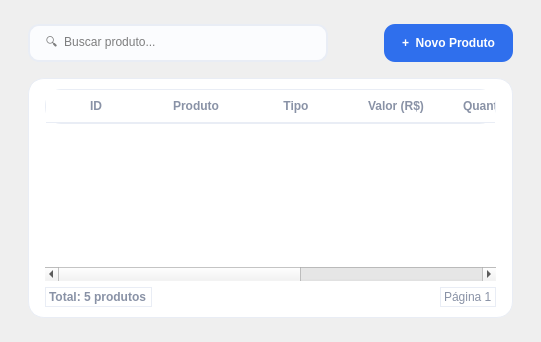
         <widget class="QWidget" name="page_produtos">
          <layout class="QVBoxLayout" name="produtosLayout">
           <property name="leftMargin">
            <number>28</number>
           </property>
           <property name="topMargin">
            <number>24</number>
           </property>
           <property name="rightMargin">
            <number>28</number>
           </property>
           <property name="bottomMargin">
            <number>24</number>
           </property>
           <property name="spacing">
            <number>16</number>
           </property>
           <item>
            <layout class="QHBoxLayout" name="produtosToolbar">
             <item>
              <widget class="QLineEdit" name="buscarProdutoLineEdit">
               <property name="minimumSize">
                <size>
                 <width>300</width>
                 <height>38</height>
                </size>
               </property>
               <property name="maximumSize">
                <size>
                 <width>340</width>
                 <height>16777215</height>
                </size>
               </property>
               <property name="styleSheet">
                <string notr="true">QLineEdit { border: 1.5px solid #e9edf5; border-radius: 11px; padding: 6px 14px; background-color: #fbfcfe; }
QLineEdit:focus { border: 1.5px solid #2f6fed; background-color: #ffffff; }</string>
               </property>
               <property name="placeholderText">
                <string>🔍  Buscar produto...</string>
               </property>
              </widget>
             </item>
             <item>
              <spacer name="produtosToolbarSpacer">
               <property name="orientation">
                <enum>Qt::Horizontal</enum>
               </property>
               <property name="sizeHint" stdset="0">
                <size>
                 <width>40</width>
                 <height>20</height>
                </size>
               </property>
              </spacer>
             </item>
             <item>
              <widget class="QPushButton" name="btnNovoProduto">
               <property name="minimumSize">
                <size>
                 <width>0</width>
                 <height>38</height>
                </size>
               </property>
               <property name="cursor">
                <cursorShape>PointingHandCursor</cursorShape>
               </property>
               <property name="styleSheet">
                <string notr="true">QPushButton { background-color: #2f6fed; color: #ffffff; border: none; border-radius: 11px; padding: 0 18px; font-weight: bold; }
QPushButton:hover { background-color: #255bc4; }</string>
               </property>
               <property name="text">
                <string>+  Novo Produto</string>
               </property>
              </widget>
             </item>
            </layout>
           </item>
           <item>
            <widget class="QFrame" name="produtosTableFrame">
             <property name="styleSheet">
              <string notr="true">QFrame { background-color: #ffffff; border: 1px solid #e9edf5; border-radius: 16px; }</string>
             </property>
             <layout class="QVBoxLayout" name="produtosTableLayout">
              <property name="leftMargin">
               <number>16</number>
              </property>
              <property name="topMargin">
               <number>10</number>
              </property>
              <property name="rightMargin">
               <number>16</number>
              </property>
              <property name="bottomMargin">
               <number>10</number>
              </property>
              <item>
               <widget class="QTableWidget" name="produtosTable">
                <property name="alternatingRowColors">
                 <bool>true</bool>
                </property>
                <property name="styleSheet">
                 <string notr="true">QTableWidget { border: none; gridline-color: #f0f2f7; alternate-background-color: #fafbfd; }
QTableWidget::item { padding: 8px 6px; }
QTableWidget::item:selected { background-color: #e8f0ff; color: #14213d; }
QHeaderView::section { background-color: #ffffff; border: none; border-bottom: 1px solid #e9edf5; color: #8992a6; font-weight: bold; padding: 8px; }</string>
                </property>
                <property name="editTriggers">
                 <set>QAbstractItemView::NoEditTriggers</set>
                </property>
                <attribute name="horizontalHeaderStretchLastSection">
                 <bool>true</bool>
                </attribute>
                <column>
                 <property name="text">
                  <string>ID</string>
                 </property>
                </column>
                <column>
                 <property name="text">
                  <string>Produto</string>
                 </property>
                </column>
                <column>
                 <property name="text">
                  <string>Tipo</string>
                 </property>
                </column>
                <column>
                 <property name="text">
                  <string>Valor (R$)</string>
                 </property>
                </column>
                <column>
                 <property name="text">
                  <string>Quantidade</string>
                 </property>
                </column>
                <column>
                 <property name="text">
                  <string>Total (R$)</string>
                 </property>
                </column>
                <column>
                 <property name="text">
                  <string>Ações</string>
                 </property>
                </column>
               </widget>
              </item>
              <item>
               <layout class="QHBoxLayout" name="produtosFooterLayout">
                <item>
                 <widget class="QLabel" name="totalProdutosLabel">
                  <property name="styleSheet">
                   <string notr="true">color: #8992a6; font-weight: bold;</string>
                  </property>
                  <property name="text">
                   <string>Total: 5 produtos</string>
                  </property>
                 </widget>
                </item>
                <item>
                 <spacer name="produtosFooterSpacer">
                  <property name="orientation">
                   <enum>Qt::Horizontal</enum>
                  </property>
                  <property name="sizeHint" stdset="0">
                   <size>
                    <width>40</width>
                    <height>20</height>
                   </size>
                  </property>
                 </spacer>
                </item>
                <item>
                 <widget class="QLabel" name="paginaAtualLabel">
                  <property name="styleSheet">
                   <string notr="true">color: #8992a6;</string>
                  </property>
                  <property name="text">
                   <string>Página 1</string>
                  </property>
                 </widget>
                </item>
               </layout>
              </item>
             </layout>
            </widget>
           </item>
          </layout>
         </widget>
